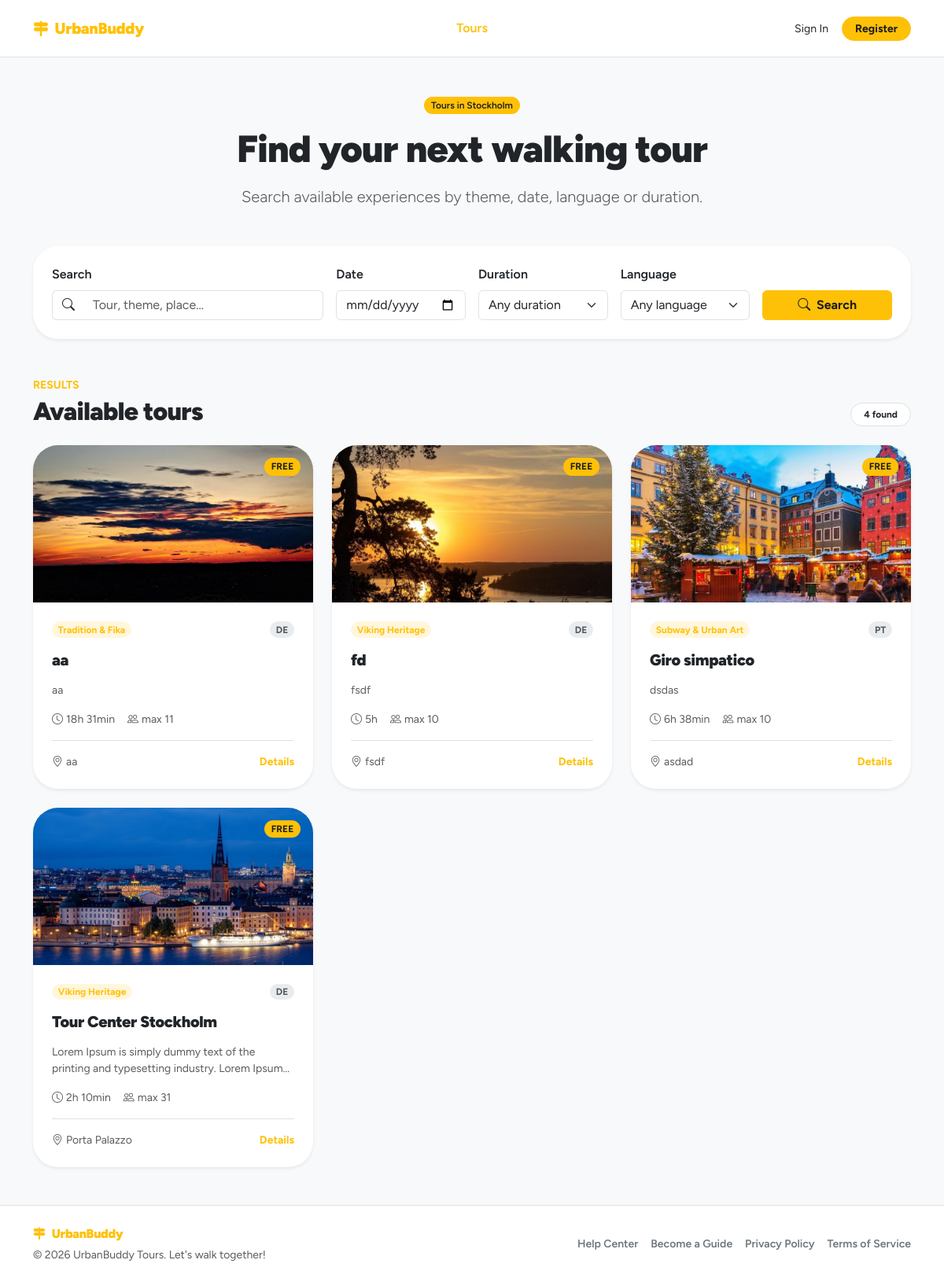
Page /tours on the committed database.
### tables this page shows
CREATE TABLE tour_photos (
    id TEXT PRIMARY KEY, -- UUID
    tour_id TEXT NOT NULL, -- FK verso UUID
    filename TEXT NOT NULL,
    created_at TEXT DEFAULT CURRENT_TIMESTAMP,
    FOREIGN KEY (tour_id) REFERENCES tours(id) ON DELETE CASCADE
);

CREATE TABLE themes (
    id INTEGER PRIMARY KEY AUTOINCREMENT, -- Manteniamo autoincrement (Tabella di dominio)
    name TEXT UNIQUE NOT NULL,
	slug TEXT UNIQUE NOT NULL,
    icon TEXT,
    created_at TEXT DEFAULT CURRENT_TIMESTAMP
, primary_color TEXT DEFAULT '#ffc107');

CREATE TABLE tours (
    id TEXT PRIMARY KEY,  -- UUID
    guide_id TEXT NOT NULL, -- FK verso UUID
    theme_id INTEGER NOT NULL,
    language_id INTEGER NOT NULL,
    title TEXT NOT NULL,
    description TEXT NOT NULL,
    meeting_point TEXT NOT NULL,
    duration INTEGER NOT NULL,
    max_participants INTEGER NOT NULL,
    is_deleted INTEGER DEFAULT 0 CHECK(is_deleted IN (0, 1)),
    created_at TEXT DEFAULT CURRENT_TIMESTAMP,
    updated_at TEXT DEFAULT CURRENT_TIMESTAMP,
    FOREIGN KEY (guide_id) REFERENCES users(id) ON DELETE CASCADE,
    FOREIGN KEY (theme_id) REFERENCES themes(id) ON DELETE RESTRICT,
    FOREIGN KEY (language_id) REFERENCES languages(id) ON DELETE RESTRICT
);

### app/public/routes.py (the view)
@public_bp.route("/tours")
def tour_listings():
    page_data = build_tour_listings_page_data(request.args)
    return render_template(
        "listings.html",
        **page_data,
    )

### app/core/db.py (called while the page is built)
def get_db():
    if 'conn' not in g:
        g.conn = sqlite3.connect(current_app.config["DATABASE"])
        g.conn.row_factory = sqlite3.Row
    return g.conn

### app/core/utils.py (called while the page is built, shortened)
def get_object_value(obj, attr_name, default=None):
    if obj is None:
        return default
    value = getattr(obj, attr_name, default)
    if value is None:
        return default
    return value

def get_object_name(obj, fallback="Not specified"):
    return get_object_value(obj, "name", fallback)

def parse_positive_int(value):
    try:
        number = int(value)
    except (TypeError, ValueError):
        return None
    if number <= 0:
        return None
    return number

def format_duration(minutes, fallback="Duration not specified"):
    minutes = parse_positive_int(minutes)
    if minutes is None:
        return fallback
    if minutes < 60:
        return f"{minutes} min"
    hours = minutes // 60
    remaining_minutes = minutes % 60
    if remaining_minutes == 0:
        return f"{hours}h"
    return f"{hours}h {remaining_minutes}min"

def get_language_label(language, fallback="Not specified"):
    if language is None:
        return fallback
    label = getattr(language, "label", None)
    code = getattr(language, "code", None)
    slug = getattr(language, "slug", None)
    name = getattr(language, "name", None)
    language_id = getattr(language, "id", None)
    if label:
        return str(label).upper()

def format_theme(theme, fallback="Walking Tour"):
    return get_object_name(theme, fallback)

### app/public/utils.py (called while the page is built)
def get_cover_filename(tour_id):
    photos = TourPhotosDAO.list_photos_by_tour(tour_id)
    if photos:
        return photos[0].filename
    return None

def build_tour_card(tour):
    language = LanguagesDAO.get_language_by_id(tour.language_id)
    theme = ThemesDAO.get_theme_by_id(tour.theme_id)
    return {
        "id": tour.id,
        "title": tour.title,
        "description": tour.description,
        "meeting_point": tour.meeting_point,
        "duration": format_duration(tour.duration),
        "max_participants": tour.max_participants,
        "language": get_language_label(language),
        "theme": format_theme(theme),
        "cover_filename": get_cover_filename(tour.id),
    }

def get_listing_filters(args):
    return {
        "q": args.get("q", "").strip(),
        "date": args.get("date", "").strip(),
        "duration": args.get("duration", "").strip(),
        "language_id": args.get("language_id", "").strip(),
    }

### app/templates/listings.html (shortened to what this page needs)
{% extends "base.html" %}
{% block content %}
<section class="py-5">
    <div class="container">
        <div class="row justify-content-center text-center mb-5">
            <div class="col-lg-8">
                <span class="badge rounded-pill ub-badge fw-semibold mb-3">
                    Tours in {{ city_name }}
                </span>
                <h1 class="display-5 fw-black mb-3">
                    Find your next walking tour
                </h1>
                <p class="lead text-body-secondary mb-0">
                    Search available experiences by theme, date, language or duration.
                </p>
            </div>
        </div>
        <form action="{{ url_for('public.tour_listings') }}" method="GET" class="card border-0 shadow-sm rounded-5 mb-5">
            <div class="card-body p-3 p-md-4">
                <div class="row g-3">
                    <div class="col-lg-4">
                        <label class="form-label fw-semibold">Search</label>
                        <div class="input-group">
                            <span class="input-group-text bg-white border-end-0">
                                <i class="bi bi-search"></i>
                            </span>
                            <input
                                type="search"
                                class="form-control border-start-0"
                                name="q"
                                value="{{ filters.q }}"
                                placeholder="Tour, theme, place..."
                            >
                        </div>
                    </div>
                    <div class="col-md-4 col-lg-2">
                        <label class="form-label fw-semibold">Date</label>
                        <input
                            type="date"
                            class="form-control"
                            name="date"
                            value="{{ filters.date }}"
                        >
                    </div>
                    <div class="col-md-4 col-lg-2">
                        <label class="form-label fw-semibold">Duration</label>
                        <select class="form-select" name="duration">
                            <option value="">Any duration</option>
                        </select>
                    </div>
                    <div class="col-md-4 col-lg-2">
                        <label class="form-label fw-semibold">Language</label>
                        <select class="form-select" name="language_id">
                            <option value="">Any language</option>
                        </select>
                    </div>
                    <div class="col-lg-2 d-flex align-items-end">
                        <button type="submit" class="btn ub-btn fw-bold w-100">
                            <i class="bi bi-search me-1"></i>
                            Search
                        </button>
                    </div>
                </div>
            </div>
        </form>
        <div class="d-flex align-items-end justify-content-between gap-3 mb-4">
            <div>
                <span class="small text-uppercase fw-bold ub-text d-block mb-1">
                    Results
                </span>
                <h2 class="fw-black mb-0">
                    Available tours
                </h2>
            </div>
            <span class="badge rounded-pill bg-white text-dark border px-3 py-2">
                {{ results_count }} found
            </span>
        </div>
        {% if tours %}
            <div class="row g-4">
                {% for tour in tours %}
                    <div class="col-md-6 col-lg-4">
                        {% include "components/tour_card.html" %}
                    </div>
                {% endfor %}
            </div>
        {% endif %}
    </div>
</section>
{% endblock %}

### app/templates/components/tour_card.html (shortened to what this page needs)
<article class="card tour-card border-0 shadow-sm rounded-5 h-100 overflow-hidden">
    <div class="position-relative">
        <div class="ratio ratio-16x9 ub-bg-soft">
            {% if tour.cover_filename %}
                <img
                    src="{{ url_for('static', filename='uploads/tours/' ~ tour.cover_filename) }}"
                    alt="{{ tour.title }}"
                    class="object-fit-cover"
                >
            {% else %}
                <div class="d-flex align-items-center justify-content-center fs-3 fw-black ub-text">
                    {{ city_name|default("Stockholm") }}
                </div>
            {% endif %}
        </div>
        {% if card_variant is defined and card_variant == "dashboard" %}
            <div class="position-absolute top-0 end-0 m-3 d-flex gap-2">
                <a
                    href="{{ url_for('guide_dashboard.update_tour', tour_id=tour.id) }}"
                    class="btn btn-light btn-sm rounded-circle shadow-sm p-2 lh-1"
                    aria-label="Edit tour"
                >
                    <i class="bi bi-pencil-fill"></i>
                </a>
                <button
                    type="button"
                    class="btn btn-danger btn-sm rounded-circle shadow-sm p-2 lh-1"
                    data-bs-toggle="modal"
                    data-bs-target="#deleteTourModal-{{ tour.id }}"
                    aria-label="Delete tour"
                >
                    <i class="bi bi-trash-fill"></i>
                </button>
            </div>
        {% else %}
            <span class="badge rounded-pill ub-badge fw-bold position-absolute top-0 end-0 m-3">
                FREE
            </span>
        {% endif %}
    </div>
    <div class="card-body p-4">
        <div class="d-flex align-items-center justify-content-between gap-3 mb-3">
            <span class="badge rounded-pill ub-badge-soft">{{ tour.theme }}</span>
            <span class="badge rounded-pill bg-body-secondary text-body-secondary">{{ tour.language }}</span>
        </div>
        <h3 class="h5 fw-black mb-3">
            {{ tour.title }}
        </h3>
        {% if card_variant is defined and card_variant == "dashboard" %}
            <div class="d-flex flex-wrap gap-3 small text-body-secondary mb-3">
                <span><i class="bi bi-clock me-1"></i>{{ tour.duration }}</span>
                <span><i class="bi bi-people me-1"></i>max {{ tour.max_participants }}</span>
            </div>
            <div class="vstack gap-2 small text-body-secondary">
                <div><i class="bi bi-calendar-week me-1"></i>{{ tour.schedule }}</div>
                <div><i class="bi bi-signpost-split me-1"></i>{{ tour.stops_count }}</div>
            </div>
        {% else %}
            <p class="small text-body-secondary clamp-2 mb-3">
                {{ tour.description }}
            </p>
            <div class="d-flex flex-wrap gap-3 small text-body-secondary mb-3">
                <span><i class="bi bi-clock me-1"></i>{{ tour.duration }}</span>
                <span><i class="bi bi-people me-1"></i>max {{ tour.max_participants }}</span>
            </div>
            <div class="d-flex align-items-center justify-content-between border-top pt-3">
                <span class="small text-body-secondary text-truncate pe-3">
                    <i class="bi bi-geo-alt me-1"></i>{{ tour.meeting_point }}
                </span>
                <a href="{{ url_for('public.tour_detail', tour_id=tour.id) }}" class="small fw-bold text-decoration-none ub-link">
                    Details
                </a>
            </div>
        {% endif %}
    </div>
</article>

### app/static/style.css (style rules this page uses)
:root { --bs-body-font-family: "Figtree", system-ui, -apple-system, "Segoe UI", Roboto, sans-serif; --ub-primary: #ffc107; --ub-primary-rgb: 255, 193, 7; --ub-on-primary: #1f1f1f; --ub-primary-soft-opacity: 0.18; }
.fw-black { font-weight: 900; letter-spacing: -0.02em; }
.ub-text { color: var(--ub-primary) !important; }
.ub-link { color: var(--ub-primary); }
.ub-bg-soft { background-color: rgba(var(--ub-primary-rgb), var(--ub-primary-soft-opacity)) !important; }
.ub-badge { color: var(--ub-on-primary); background-color: var(--ub-primary); border: 1px solid rgba(var(--ub-primary-rgb), 0.35); }
.ub-badge-soft { color: var(--ub-primary); background-color: rgba(var(--ub-primary-rgb), 0.14); }
.ub-btn { color: var(--ub-on-primary); background-color: var(--ub-primary); border-color: var(--ub-primary); }
.clamp-2 { display: -webkit-box; -webkit-line-clamp: 2; -webkit-box-orient: vertical; overflow: hidden; }
.tour-card { transition: transform 0.2s ease, box-shadow 0.2s ease; }

### rows in the picture
tour_photos: filename (picture)
themes: theme "Tradition & Fika"
tours: title "aa", description "aa", meeting_point "aa"
tour_photos: filename (picture)
themes: theme "Viking Heritage" "Viking Heritage"
tours: title "fd", description "fsdf", meeting_point "fsdf"
tour_photos: filename (picture)
themes: theme "Subway & Urban Art"
tours: title "Giro simpatico", description "dsdas", meeting_point "asdad"
tour_photos: filename (picture)
tours: title "Tour Center Stockholm", description "Lorem Ipsum is simply dummy text of the printing and typesetting industry. Lorem…", meeting_point "Porta Palazzo"

### other values in the picture
{{ city_name }} "Stockholm"
{{ results_count }} "4"
{{ tour.language }} "DE" "DE" "PT" "DE"
{{ tour.duration }} "18h 31min" "5h" "6h 38min" "2h 10min"
{{ tour.max_participants }} "11" "10" "10" "31"
